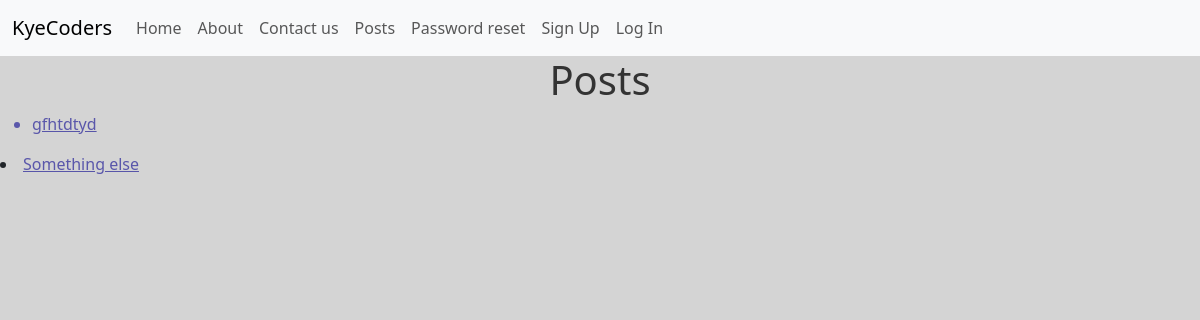
/posts/, run on an earlier commit of the app's database.
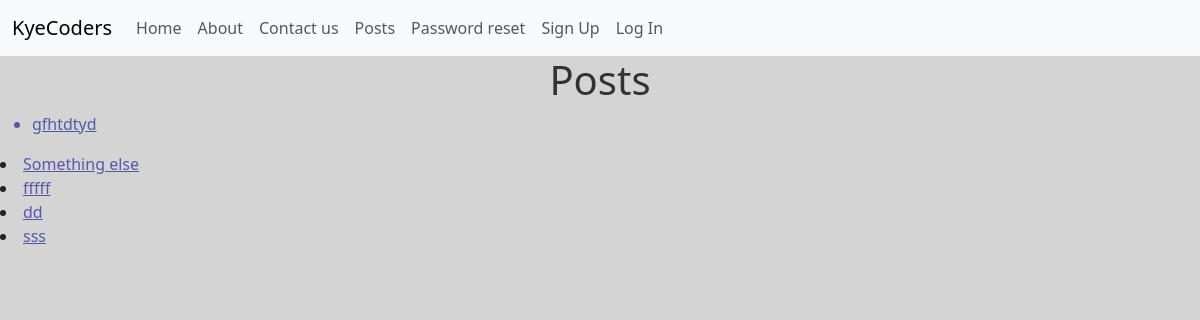
And on a later commit of the database.
### posts/models.py (models this page shows, shortened)
class Post(models.Model):
    title = models.CharField(max_length=128)
    subtitle = models.CharField(max_length=256)
    author = models.ForeignKey(
        get_user_model(),
        on_delete=models.CASCADE
    )
    body = models.TextField()
    created_on = models.DateTimeField(auto_now_add=True)

### posts/views.py (the view)
# urls.py: path("", views.PostListView.as_view(), name="list"),
class PostListView(ListView):
    template_name = "posts/list.html"
    model = Post

### templates/posts/list.html (shortened to what this page needs)
{% extends 'base.html' %}
{% block content %}
<h1>Posts</h1>
<div class="posts">
    <ul>
        {% for post in post_list %}
        <li>
            <a href="{% url 'detail' post.id %}"  class="posts">{{ post.title }}</a>
        </li>
    </ul>
</div>
{% endfor %}
{% endblock content %}

What changed in the data, as far as the page shows it:
added Post: title "fffff"
added Post: title "dd"
added Post: title "sss"
